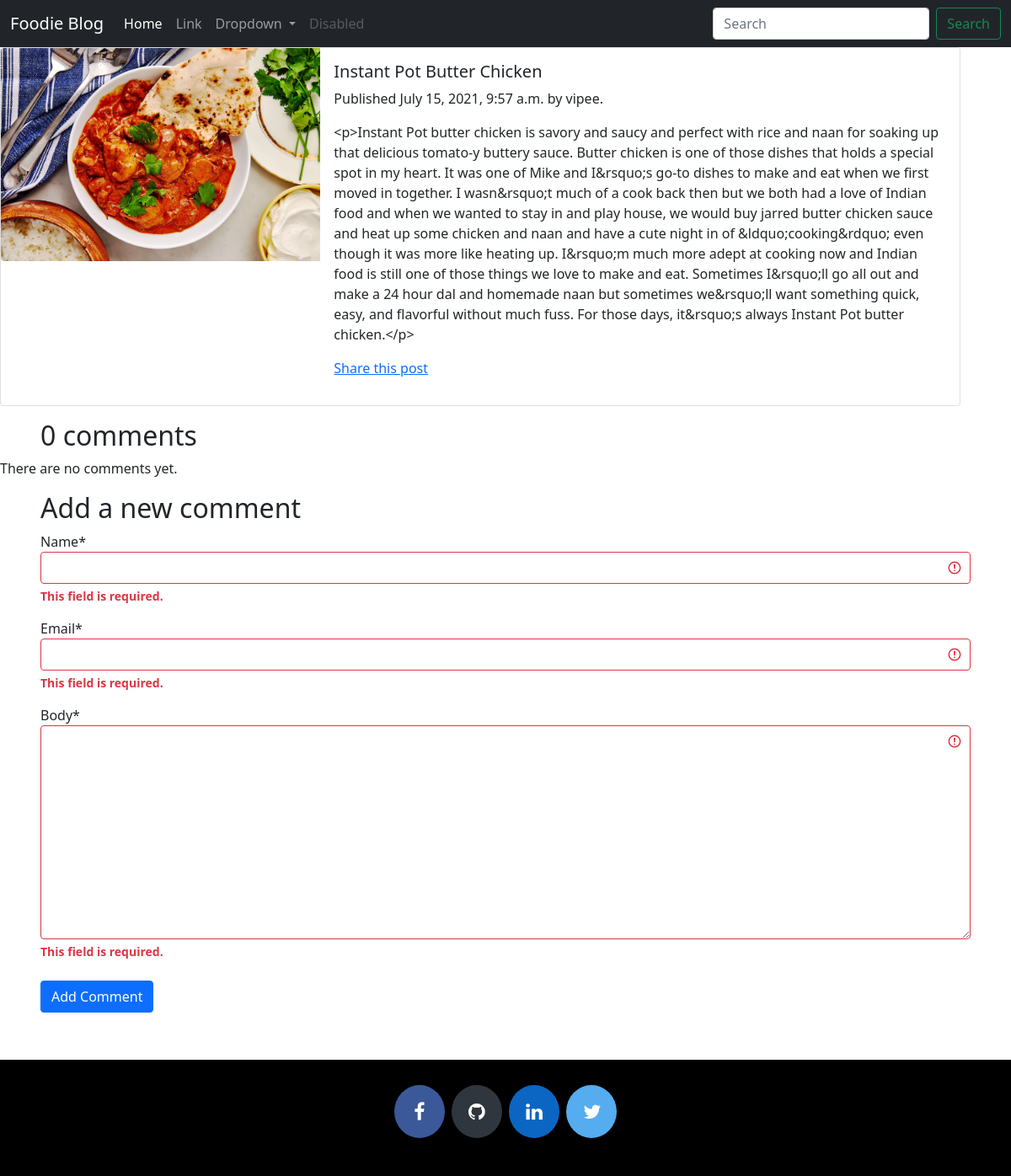
Page /blog/2021/7/15/instant-pot-butter-chicken/ on the committed database.
### blog/models.py (models this page shows, shortened)
class Post(models.Model):
    STATUS_CHOICE = (
        ('draft','Draft'),
        ('published','Published'),
    )
    title = models.CharField(max_length=250)
    slug = models.SlugField(max_length=250,unique_for_date='publish')
    author = models.ForeignKey(User, on_delete=models.CASCADE, related_name='blog_post')
    body = FroalaField()
    publish = models.DateTimeField(default=timezone.now)
    created_at = models.DateTimeField(auto_now_add=True)
    updated_at = models.DateTimeField(auto_now=True)
    status = models.CharField(max_length=10, choices=STATUS_CHOICE,default='draft')
    image = models.ImageField(upload_to="blog/images" ,default="")
    objects	=	models.Manager()	#	The	default	manager
    published	=	PublishedManager()	#	Our	custom	manager.
    class Meta:
        ordering = ('-publish',)

### blog/views.py (the view, shortened to what this page needs)
# urls.py: path('<int:year>/<int:month>/<int:day>/<slug:post>/', views.post_detail, name='post_detail'),
def post_detail(request,year, month, day, post):
    post = get_object_or_404(Post, slug=post, status='published', publish__year=year, publish__month=month, publish__day=day)
    comments = post.comments.filter(active=True)
    new_comment = None
    comment_form = CommentForm(data=request.POST)
    return render(request,'blog/post/detail.html',{'post':post, 'comments':comments, 'new_comment':new_comment, 'comment_form':comment_form})

### blog/forms.py
class CommentForm(forms.ModelForm):
    class Meta:
        model = Comment
        fields = ('name', 'email', 'body')

### blog/templates/blog/post/detail.html (shortened to what this page needs)
{%	extends	"blog/base.html"	%}
{% load crispy_forms_tags %}
{% block content %}
	<div class="card mb-3" style="max-width: 95%;">
  	<div class="row g-0">
    <div class="col-md-4">
      <img src="/media/{{post.image}}" class="img-fluid rounded-start" alt="..." >
    </div>
    <div class="col-md-8">
      <div class="card-body">
        <h5 class="card-title">{{post.title}}</h5>
        <p class="card-text">Published {{post.publish}}	by	{{post.author}}.{{post.body|linebreaks}}</p>
		<p>
		<a	href="{% url "blog:post_share" post.id %}">
		Share this post
		</a>
		</p>
      </div>
    </div>
  </div>
</div>
	{% with comments.count as total_comments %}
		<h2 class="mx-5">
			{{total_comments}} comment{{total_comments|pluralize}}
		</h2>
	{%	endwith	%}
	{% for	comment	in	comments %}
		<div class="comment mx-5">
				<p	class="info">
					Comment	{{forloop.counter}}	by	{{	comment.name}} {{comment.created}}
				</p>
				{{comment.body|linebreaks}}
		</div>
	{%	empty	%}
		<p>There are no	comments yet.</p>
	{%	endfor	%}
	{%	if	new_comment	%}
		<h2>Your comment has been added.</h2>
	{% else %}
		<h2 class="mx-5">Add	a new comment</h2>
		<form	action="."	method="post" class="mx-5">
				{{comment_form|crispy}}
				<button	class="btn btn-primary my-2" type="submit">Add Comment</button>
		</form>
	{%	endif	%}
{% endblock %}

### rows in the picture
Post: image (picture), title "Instant Pot Butter Chicken", publish "July 15, 2021, 9:57 a.m.", author "vipee", body "<p>Instant Pot butter chicken is savory and saucy and perfect with rice and naan for soaking up that delicious tomato-y buttery sauce. Butter chicken is one of those dishes that holds a special spot in my heart. It was one of Mike and I&rsquo;s go-to dishes to make and eat when we first moved in together. I wasn&rsquo;t much of a cook back then but we both had a love of Indian food and when we wanted to stay in and play house, we would buy jarred butter chicken sauce and heat up some chicken and naan and have a cute night in of &ldquo;cooking&rdquo; even though it was more like heating up. I&rsquo;m much more adept at cooking now and Indian food is still one of those things we love to make…"

### other values in the picture
{{ total_comments }} "0"
